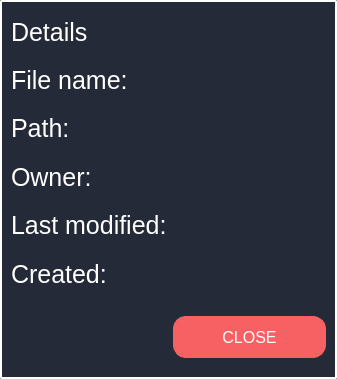
<?xml version="1.0" encoding="UTF-8"?>
<ui version="4.0">
 <class>Details</class>
 <widget class="QWidget" name="Details">
  <property name="geometry">
   <rect>
    <x>0</x>
    <y>0</y>
    <width>337</width>
    <height>379</height>
   </rect>
  </property>
  <property name="windowTitle">
   <string>Details</string>
  </property>
  <property name="windowOpacity">
   <double>1.000000000000000</double>
  </property>
  <property name="styleSheet">
   <string notr="true">QWidget{
	background: #242A38;
	border: 2px solid white;
	border-radius: 2px;
}</string>
  </property>
  <layout class="QGridLayout" name="gridLayout">
   <item row="2" column="0">
    <widget class="QLabel" name="title_port">
     <property name="enabled">
      <bool>true</bool>
     </property>
     <property name="styleSheet">
      <string notr="true">QLabel{
border: 0px solid none;
color: white;
font-size: 25px;
}</string>
     </property>
     <property name="text">
      <string>Path:</string>
     </property>
     <property name="textFormat">
      <enum>Qt::AutoText</enum>
     </property>
     <property name="textInteractionFlags">
      <set>Qt::LinksAccessibleByMouse|Qt::TextSelectableByKeyboard|Qt::TextSelectableByMouse</set>
     </property>
    </widget>
   </item>
   <item row="4" column="0">
    <widget class="QLabel" name="label_4">
     <property name="styleSheet">
      <string notr="true">QLabel{
border: 0px solid none;
color: white;
font-size: 25px;
}</string>
     </property>
     <property name="text">
      <string>Last modified:</string>
     </property>
    </widget>
   </item>
   <item row="0" column="0" colspan="2">
    <widget class="QLabel" name="label">
     <property name="styleSheet">
      <string notr="true">QLabel{
border: 0px solid none;
color: white;
font-size: 25px;
qproperty-alignment: 'AlignHCenter|AlignVCenter';
}</string>
     </property>
     <property name="text">
      <string>Details</string>
     </property>
    </widget>
   </item>
   <item row="1" column="1">
    <widget class="QLabel" name="field_IP">
     <property name="styleSheet">
      <string notr="true">QLabel{
border: 0px solid none;
color: white;
font-size: 20px;
}
</string>
     </property>
     <property name="text">
      <string/>
     </property>
    </widget>
   </item>
   <item row="2" column="1">
    <widget class="QLabel" name="field_port">
     <property name="styleSheet">
      <string notr="true">QLabel{
border: 0px solid none;
color: white;
font-size: 20px;
}
</string>
     </property>
     <property name="text">
      <string/>
     </property>
    </widget>
   </item>
   <item row="3" column="1">
    <widget class="QLabel" name="label_3">
     <property name="styleSheet">
      <string notr="true">QLabel{
border: 0px solid none;
color: white;
font-size: 20px;
}
</string>
     </property>
     <property name="text">
      <string/>
     </property>
    </widget>
   </item>
   <item row="6" column="1">
    <widget class="QPushButton" name="btn_close">
     <property name="cursor">
      <cursorShape>PointingHandCursor</cursorShape>
     </property>
     <property name="styleSheet">
      <string notr="true">QPushButton {
	background: #f76163;
    border-width: 1px;
    border-radius: 13px;
    border-color: #f76163;
    font: 12pt;
    color: white;
    padding: 10px;
	margin-left: 0px;
	margin-right: 0px;
	margin-top: 15px;
	margin-bottom: 10px;
	min-height: 20px;
}

QPushButton:hover {
background: qradialgradient(cx:0.3, cy:0.5, radius: 5.5,
              fx:0.5, fy:0.5, stop:0 #f65964, stop:1 white);
}

QPushButton:pressed {
background: qradialgradient(cx:0.7, cy:0.5, radius: 5.5,
              fx:0.5, fy:0.5, stop:0 #f65964, stop:1 black);
}

QPushButton:focus {
   border: none;
   outline: none;
}</string>
     </property>
     <property name="text">
      <string>CLOSE</string>
     </property>
    </widget>
   </item>
   <item row="3" column="0">
    <widget class="QLabel" name="label_2">
     <property name="styleSheet">
      <string notr="true">QLabel{
border: 0px solid none;
color: white;
font-size: 25px;
}</string>
     </property>
     <property name="text">
      <string>Owner:</string>
     </property>
    </widget>
   </item>
   <item row="4" column="1">
    <widget class="QLabel" name="label_5">
     <property name="styleSheet">
      <string notr="true">QLabel{
border: 0px solid none;
color: white;
font-size: 20px;
}
</string>
     </property>
     <property name="text">
      <string/>
     </property>
    </widget>
   </item>
   <item row="5" column="0">
    <widget class="QLabel" name="label_6">
     <property name="styleSheet">
      <string notr="true">QLabel{
border: 0px solid none;
color: white;
font-size: 25px;
}</string>
     </property>
     <property name="text">
      <string>Created:</string>
     </property>
    </widget>
   </item>
   <item row="5" column="1">
    <widget class="QLabel" name="label_7">
     <property name="styleSheet">
      <string notr="true">QLabel{
border: 0px solid none;
color: white;
font-size: 20px;
}
</string>
     </property>
     <property name="text">
      <string/>
     </property>
    </widget>
   </item>
   <item row="1" column="0">
    <widget class="QLabel" name="label_8">
     <property name="styleSheet">
      <string notr="true">QLabel{
border: 0px solid none;
color: white;
font-size: 25px;
}</string>
     </property>
     <property name="text">
      <string>File name:</string>
     </property>
    </widget>
   </item>
  </layout>
 </widget>
 <resources>
  <include location="resources/res.qrc"/>
 </resources>
 <connections/>
</ui>
